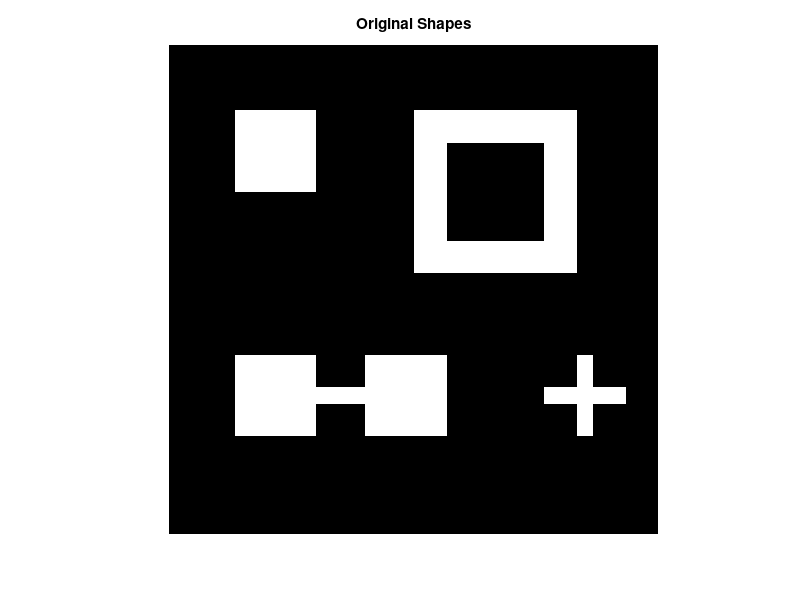
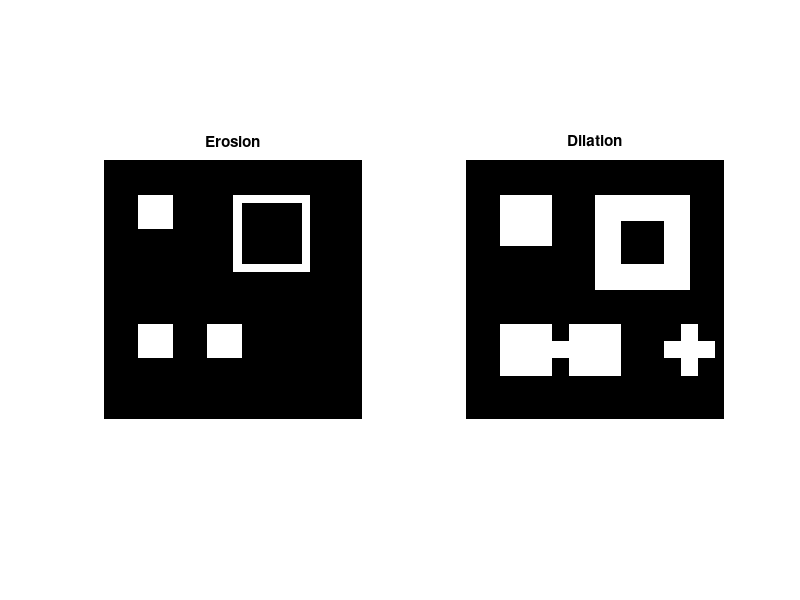
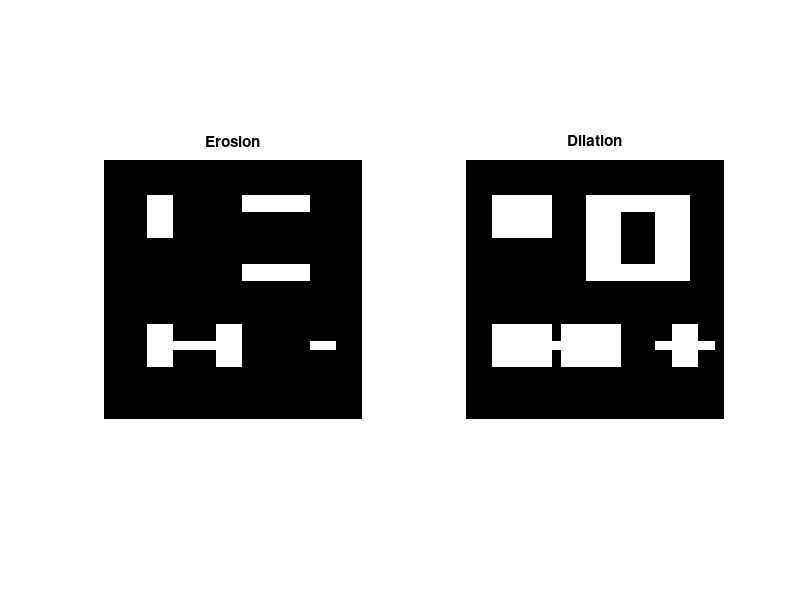
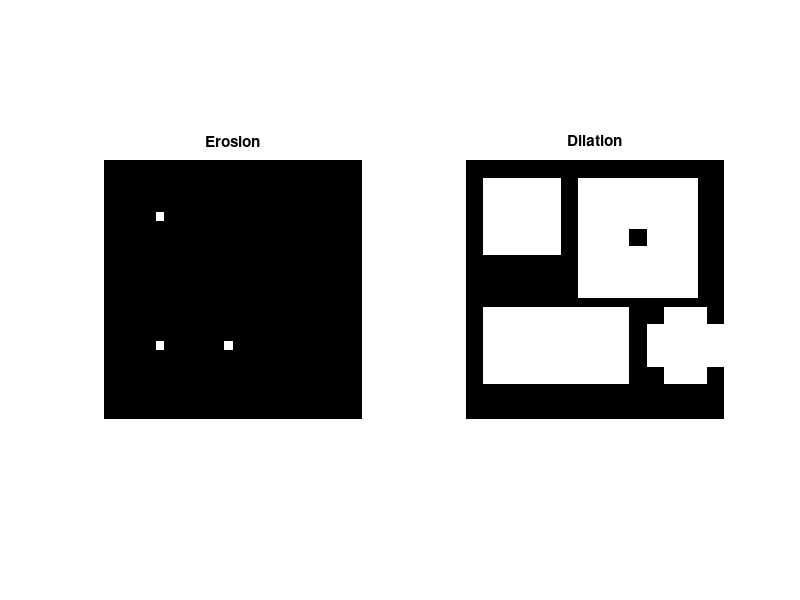

Source code (MATLAB) for these figures, in order: (Note: this script raises an error after producing the figures.)
%% Morphology

background = zeros(30);
% 5x5 square
background(5:9,5:9) = 1;
% 10x10 hollow square
background(5:14,16:25) = 1;
background(7:12,18:23) = 0;
% dumbbell
background(20:24,5:9) = 1;
background(22,10:12) = 1;
background(20:24,13:17) = 1;
% plus
background(20:24,26) = 1;
background(22,24:28) = 1;

% strel 2x2
strucel1 = strel('square',2);
% strel 2x1
strucel2 = strel('line',2,0);
% strel 5x5
strucel3 = strel('square',5);

figure(1);
imshow(background);
title('Original Shapes')

% erode strel 2x2
strucel1erode = imerode(background,strucel1);
% dilate strel 2x2
strucel1dilate = imdilate(background,strucel1);
% plot
figure(2);
subplot(1,2,1);
imshow(strucel1erode);
title('Erosion');
subplot(1,2,2);
imshow(strucel1dilate);
title('Dilation');


% erode strel 2x1
strucel2erode = imerode(background,strucel2);
% dilate strel 2x1
strucel2dilate = imdilate(background,strucel2);
% plot
figure(3);
subplot(1,2,1);
imshow(strucel2erode);
title('Erosion')
subplot(1,2,2);
imshow(strucel2dilate);
title('Dilation');


% erode strel 5x5
strucel3erode = imerode(background,strucel3);
% dilate strel 5x5
strucel3dilate = imdilate(background,strucel3);
% plot
figure(4);
subplot(1,2,1);
imshow(strucel3erode);
title('Erosion');
subplot(1,2,2);
imshow(strucel3dilate);
title('Dilation');

%% Malaria

I = imread("malaria.jpeg");
Igray = rgb2gray(I);
figure(1);
subplot(1,2,1);
imshow(I);
title('Original');
subplot(1,2,2);
imshow(Igray);
title('Grayscale');

figure(2);
imhist(Igray);
BW = and(Igray < 164, Igray > 100); %you may change these thresholds
title('Image Histogram');
figure(3);
imshow(BW);
title('Binarization');

BW2 = bwmorph(BW,"majority");
figure(4);
imshow(BW2);
title('Morphological Operation')
SE = strel("disk",2);
figure(5);
BW3 = imopen(BW,SE);
imshow(BW3);;
title('imopen');
figure(6);
BW4 = imclose(BW,SE);
imshow(BW4);
title('imclose');
